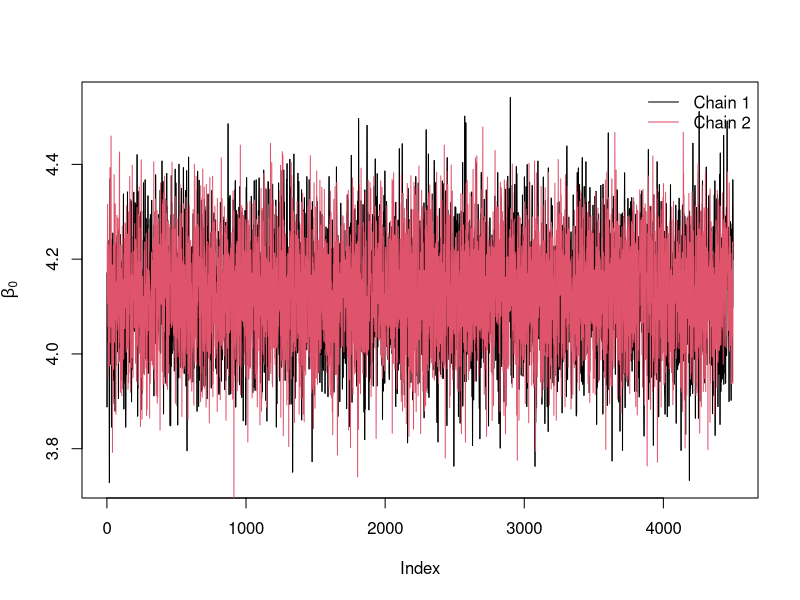
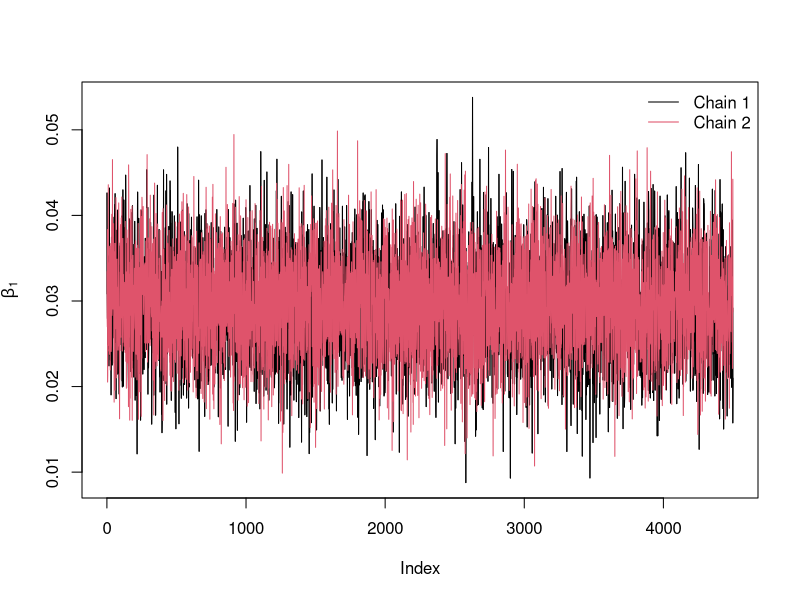
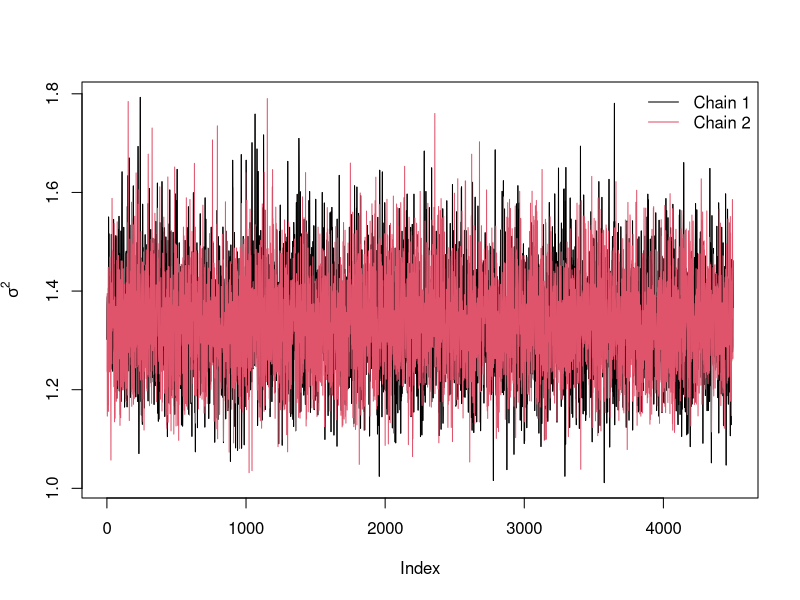

Source code (R) for these figures, in order:
## ---- chunk 1
knitr::opts_chunk$set(echo = TRUE)
## ---- chunk 2
set.seed(695281) #Please change random seed to your student id number.
library(dplyr)
library(mvtnorm)
library(coda)
library(ggplot2)
library(tidyr)
## ---- chunk 3
# Read the Data
Hiron <- read.csv("Hiron.csv")
HironHomo <- Hiron %>%filter(homc282y==1) %>% select(-idnum)
HironWild <- Hiron %>%filter(homc282y==0) %>% select(-idnum)
## ---- chunk 4
#fit linear regression using lm

model <- lm(logsf ~ time,data = HironHomo)
model$coefficients
intercept <-matrix(1,length(HironHomo$time),1)

X <- cbind(intercept,HironHomo$time)
XTX <- crossprod(X)  
XTXinv <-solve(XTX)
# (XTX)^-1
XTXinv

#Estimated error variance
Sigma2<-sigma(model)^2
Sigma2
## ---- chunk 5
# define our Gibbs sampler function


#Arguments are
#X:  matrix of predictors dimension n times p with flat prior. Includes the intercept. 
#Z:  matrix of predictors dimension n times q with normal prior for u.
#y:  response vector, length p.
#taue_0,tauu_0: initial value for the residual and random effect precision. 
#a.u,b.u. Hyper-parameter for gamma prior for tau_u
#a.e,b.e. Hyper-parameter for gamma prior for tau_e
#iter: number of iterations
#burnin: number of initial iterations to remove
normalmm.Gibbs<-function(iter,Z,X,y,burnin,taue_0,tauu_0,a.u,b.u,a.e,b.e){
  n   <-length(y) #no. observations
  p   <-dim(X)[2] #no of fixed effect predictors.
  q   <-dim(Z)[2] #no of random effect levels
  tauu<-tauu_0
  taue<-taue_0
  #starting value for u.
  u0   <-rnorm(q,0,sd=1/sqrt(tauu))

  #Building combined predictor matrix.
  W<-cbind(X,Z)            #for the joint conditional posterior for b,u
  WTW <-crossprod(W)
  library(mvtnorm)
  
  #storing results.
  par <-matrix(0,iter,p+q+2)  #p beta coefficient, q u coefficients and 2 precision coefficient.
  
  #Create modified identity matrix for joint posterior.
  I0  <-diag(p+q)
  diag(I0)[1:p]<-0
  
  for(i in 1:iter){
    #Conditional posteriors.
    tauu <-rgamma(1,a.u+0.5*q,b.u+0.5*sum(u0^2)) #sample tau_u
    #Updating component of normal posterior for beta,u
    Prec <-WTW + tauu*I0/taue
    P.mean <- solve(Prec)%*%crossprod(W,y)
    P.var  <-solve(Prec)/taue
    betau <-rmvnorm(1,mean=P.mean,sigma=P.var) #sample beta, u
    betau <-as.numeric(betau)
    err   <- y-W%*%betau
    taue  <-rgamma(1,a.e+0.5*n,b.e+0.5*sum(err^2)) #sample tau_e
    #storing iterations for beta, u, and standard deviation of e, u.
    par[i,]<-c(betau,1/sqrt(tauu),1/sqrt(taue))
    u0     <-betau[p+1:q]  #extracting u so we can update tau_u.
  }
  
par <-par[-c(1:burnin),] #removing initial iterations
colnames(par)<-c(paste('beta',1:p,sep=''),paste('u',1:q,sep=''),'sigma_b','sigma_e')  
 return(par) 
}
## ---- chunk 6
# Define inputs for Gibbs sampler

Kinv <- XTX
X2 <- cbind(matrix(1,length(HironWild$time),1),HironWild$time)
y <- HironWild$logsf
b0 <- model$coefficients
n1 <-dim(X)[1]
p   <-dim(X2)[2]
a <-  (n1-p)*0.5
s2 <- sum((HironHomo$logsf - X%*%b0)^2)/(n1-p)
g <- (n1-p)*s2*0.5

## ---- chunk 7
Gibbsq2 <- function(iter,X,y,burnin,tau_0,a,g,b0,Kinv){
  n  <-length(y) #no. observations
  p   <-dim(X)[2] #no of fixed effect predictors.
  XXkii <- solve(crossprod(X) + Kinv)
  P.mean <- XXkii%*%(t(X)%*%y + Kinv%*%b0)
  
  b <- rnorm(p,0,sd=1/sqrt(tau_0))
  tau<- tau_0
  
  #storing results.
  par <-matrix(0,iter,p+3)
  
  for (i in 1:iter) {
    
    err <- y-X%*%b
    T_y <- sum(err^2)
    
    tau <-rgamma(1,a+(n+p)*0.5, g + 0.5*T_y + 0.5*t(b-b0)%*%Kinv%*%(b-b0) )
    b <- rmvnorm(1,mean=P.mean,sigma=XXkii/tau)
    b <-as.numeric(b)
    
    # posterior checking
  Xb <- X%*%b
  y_rep <- rnorm(n,mean = Xb,sd = sqrt(1/tau))
  T_rep <- sum((y_rep-Xb)^2)
  
  #storing iterations for beta, tau,.
  par[i,] <- c(b[1],b[2],1/tau,T_y,T_rep)
    
   
  
  }
  
  par <-par[-c(1:burnin),] #removing initial iterations
  colnames(par)<-c("beta0","beta1","sigma2","T_y","T_rep")  
  return(par) 
}
## ---- chunk 8
chain1 <- Gibbsq2(iter=10000,X = X2,y=y,burnin=1000,tau_0=1,a=a,g=g,b0=b0,Kinv=Kinv)
chain2 <- Gibbsq2(iter=10000,X = X2,y=y,burnin=1000,tau_0=1,a=a,g=g,b0=b0,Kinv=Kinv)

# Remove every second iteration to reduce auto - corrlation

chain1t <- chain1[seq(1,dim(chain1)[1],by=2),]
chain2t <- chain2[seq(1,dim(chain2)[1],by=2),]
## ---- chunk 9

chain12t <- rbind(chain1t,chain2t)
chain_stats <- data.frame(matrix(nrow = 3,ncol =4 ))
para_names <- c('beta0','beta1','sigma2','lower_CI95','upper_CI95')
for (i in 1:3) {
  chain <-  chain12t[,i]
  quat <- quantile(sort(chain), c(0.05, 0.975))
  chain_stats[i,] <- c(mean(chain),sd(chain),quat)
}
names(chain_stats)<- c("posterior mean","std",'lower_CI95','upper_CI95')

row.names(chain_stats) <- c('beta0','beta1','sigma2')

# chain results
chain_stats
## ---- chunk 10
chain12t_df <- data.frame(chain12t)
pval <- prop.table(table(chain12t_df$T_y>chain12t_df$T_rep))["TRUE"]
pval
## ---- chunk 11
# beta0
plot(chain1t[,1],type='l',ylab=expression(beta[0]),col=1)
lines(chain1t[,1],type='l',col=1,ylab=expression(beta[0]))
lines(chain2t[,1],type='l',col=2,ylab=expression(beta[0]))
legend('topright',legend=c('Chain 1','Chain 2'),col=1:2,lty=1,bty='n')
## ---- chunk 12
# beta1
plot(chain1t[,2],type='l',ylab=expression(beta[1]))
lines(chain1t[,2],type='l',col=1,ylab=expression(beta[1]))
lines(chain2t[,2],type='l',col=2,ylab=expression(beta[1]))
legend('topright',legend=c('Chain 1','Chain 2'),col=1:2,lty=1,bty='n') 
## ---- chunk 13
# sigma^2
plot(chain1t[,3],type='l',ylab=expression(sigma^2))
lines(chain1t[,3],type='l',col=1,ylab=expression(sigma^2))
lines(chain2t[,3],type='l',col=2,ylab=expression(sigma^2))
legend('topright',legend=c('Chain 1','Chain 2'),col=1:2,lty=1,bty='n') 
## ---- chunk 14
ml1<-as.mcmc.list(as.mcmc((chain1t[1:2250,])))
ml2<-as.mcmc.list(as.mcmc((chain2t[1:2250,])))
ml3<-as.mcmc.list(as.mcmc((chain1t[2250+1:2250,])))
ml4<-as.mcmc.list(as.mcmc((chain2t[2250+1:2250,])))
estml<-c(ml1,ml2,ml3,ml4)

#Gelman-Rubin diagnostic.
gelman.diag(estml)[[1]]
## ---- chunk 15
# Fit regresssion for all of the data

full_model <- lm(logsf ~ time,data = Hiron)
summary(full_model)
## ---- chunk 16
# Estimates
full_model$coefficients
# 95 % confidence intervals
confint(full_model)
